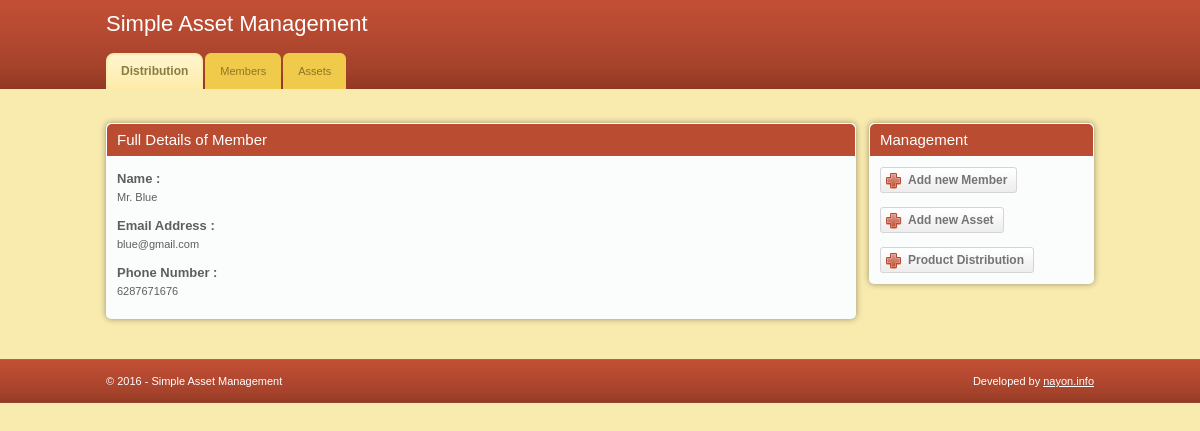
Page /members/9 on the committed database.
### assetapp/models.py (models this page shows, shortened)
class Member(models.Model):
    name = models.CharField(max_length=50)
    email = models.EmailField(unique=True)
    phone = models.CharField(max_length=50)
    designation = models.CharField(max_length=50)

### assetapp/views.py (the view)
# urls.py: url(r'^members/(?P<id>[0-9]+)$', views.membersdetails, name='members'),
def membersdetails(request, id):
    instance = get_object_or_404(Member, pk=id)
    context = {
        "title": "Hello",
        "more": instance
    }
    return render(request, 'assetapp/details.html', context)

### assetapp/templates/assetapp/details.html (shortened to what this page needs)
{% extends 'base.html' %}
{% block content %}
<div class="box">
    <div class="box-head">
        <h2>Full Details of Member</h2>
    </div>
        <div class="form">
            <label>Name : </label>
            <p>{{ more.name }}</p>
             <label>Email Address : </label>
            <p>{{ more.email }}</p>
             <label>Phone Number : </label>
            <p>{{ more.phone }}</p>
        </div>
</div>
{% endblock content %}

### assetapp/static/assetapp/css/style.css (style rules this page uses)
* { padding:0; margin:0; outline:0; }
body { background:#f9ebae; font-family: Verdana, sans-serif; font-size:11px; line-height:14px; color:#5e5e5e; }
h2 { font-size:15px; font-weight: normal; }
.box { background:#fbfcfc; height:100%; padding:1px; margin-bottom:20px; }
.box-head { background:#ba4c32; height:32px; color:#fff; padding: 0 10px; line-height:32px; white-space:nowrap; border-bottom:solid 1px #fff; }
.form { padding:15px 10px 5px 10px; }
.form label { display:block; font-weight: bold; font-size:13px; padding-bottom:4px; }
.form p { padding-bottom:15px; }
.box { -moz-border-radius:5px; -webkit-border-radius:5px; -moz-box-shadow: 0 0 6px #978f6c; -webkit-box-shadow: 0 0 6px #978f6c; }
.box-head { -moz-border-radius-topleft:5px; -moz-border-radius-topright:5px; -webkit-border-top-left-radius:5px; -webkit-border-top-right-radius:5px; }

### rows in the picture
Member: name "Mr. Blue", email "blue@gmail.com", phone "6287671676"
